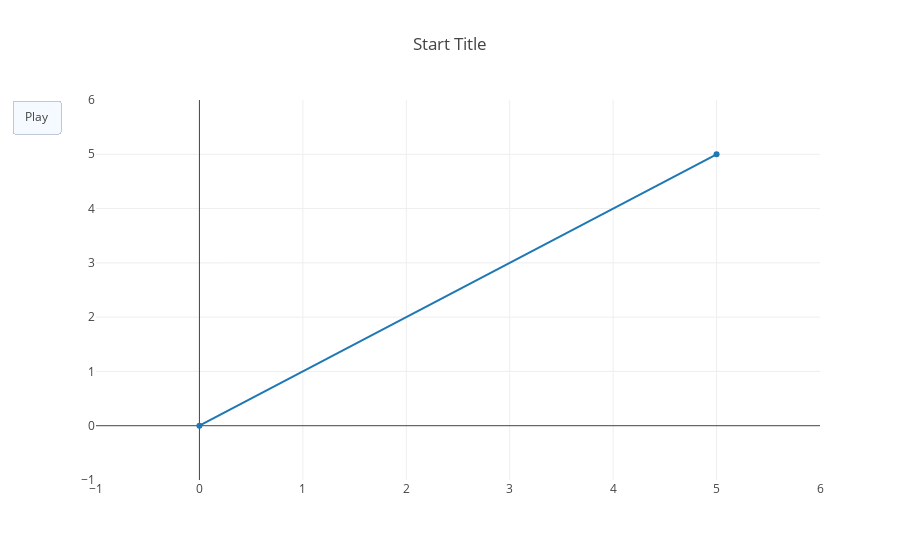

Source (notebook cell):
### Code cell
figure = {
    'data': [{'x': [0, 5], 'y': [0, 5]}],
    'layout': {
        'xaxis': {'range': [-1, 6], 'autorange': False},
        'yaxis': {'range': [-1, 6], 'autorange': False},
        'title': 'Start Title',
        'updatemenus': [
            {
                'type': 'buttons',
                'buttons': [{'label': 'Play', 'method': 'animate', 'args': [None]}]
            }
        ]
    },
    'frames': [
        {'data': [{'x': [1, 2], 'y': [1, 2]}]},
        {'data': [{'x': [1, 4], 'y': [1, 4]}]},
        {'data': [{'x': [3, 4], 'y': [3, 4]}], 'layout': {'title': 'End Title'}}
    ]
}

iplot(figure)

### Figure 1 — Plotly figure (JSON) as saved in the notebook; plotly's stock layout.template omitted (floating-point values rounded to 4 significant figures)
{"data": [{"type": "scatter", "uid": "c537e315-8b03-47ec-aac3-ef817ac984f1", "x": [0, 5], "y": [0, 5]}], "layout": {"title": "Start Title", "updatemenus": [{"buttons": [{"args": [null], "label": "Play", "method": "animate"}], "type": "buttons"}], "xaxis": {"autorange": false, "range": [-1, 6]}, "yaxis": {"autorange": false, "range": [-1, 6]}}}
